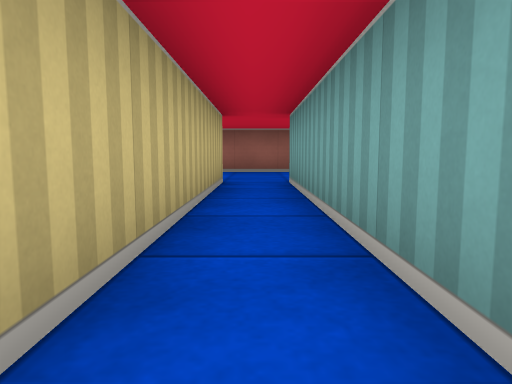
view 1 (above)

13 first-person views from a walk through a cub3D level. The camera is about half as high as the walls, tilts 6° down and sees 70° across. The floor is counted in squares. Each view is taken from the middle of a square. On the plan, view 1 faces up. The plan holds only what a view shows up to about 9 squares ahead; the rest is blank.

view 2
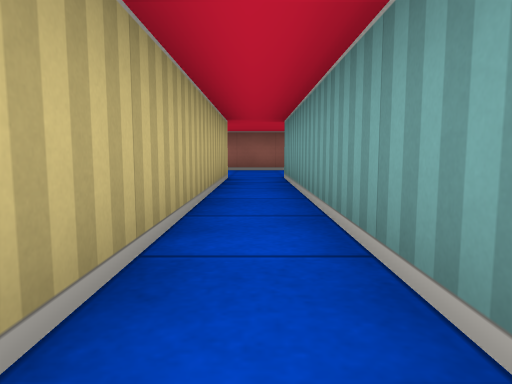

view 3
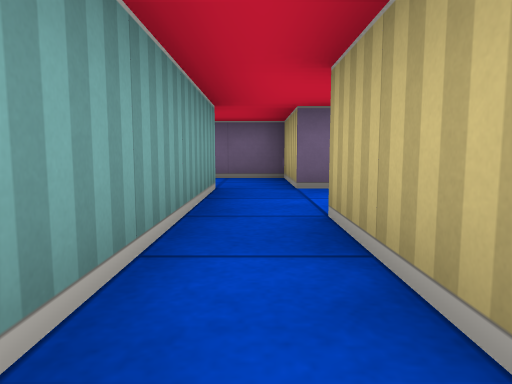

view 4
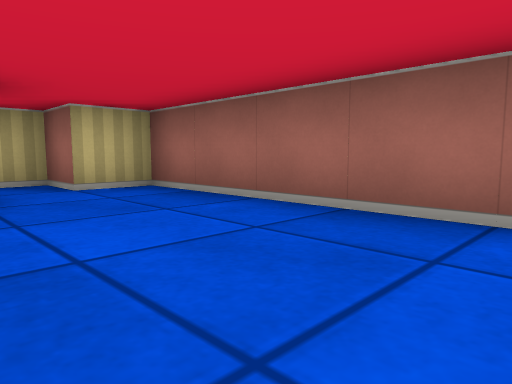

view 5
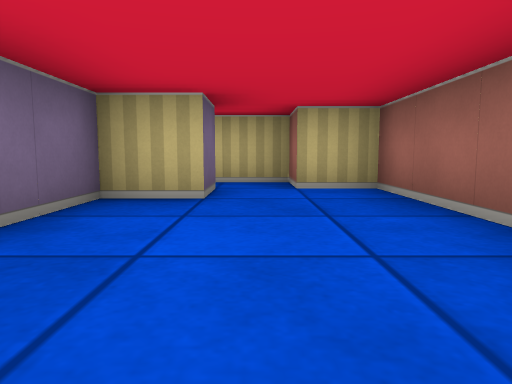

view 6
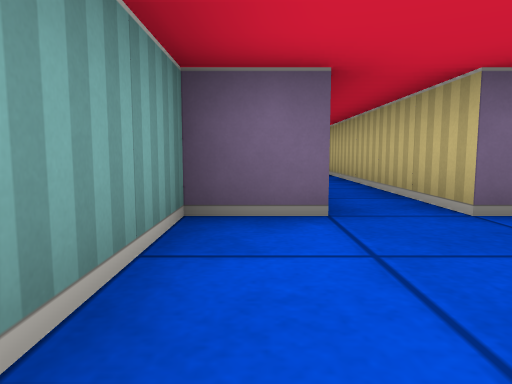

view 7
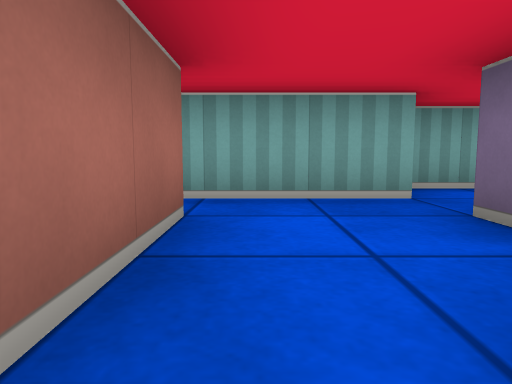

view 8
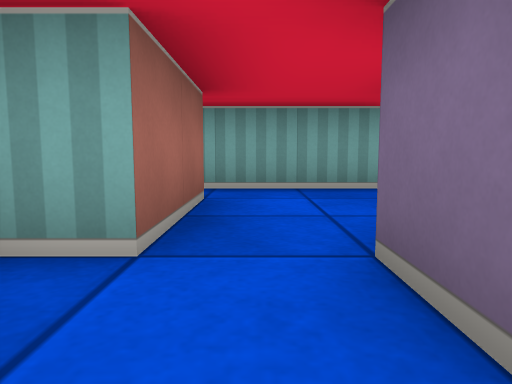

view 9
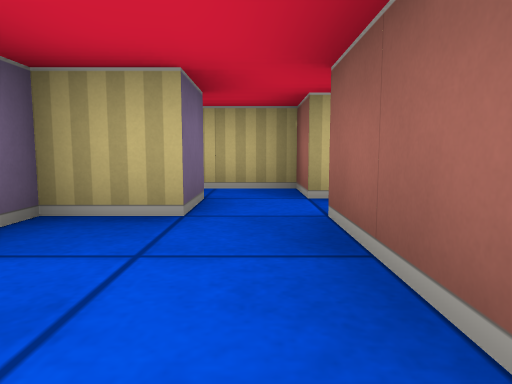

view 10
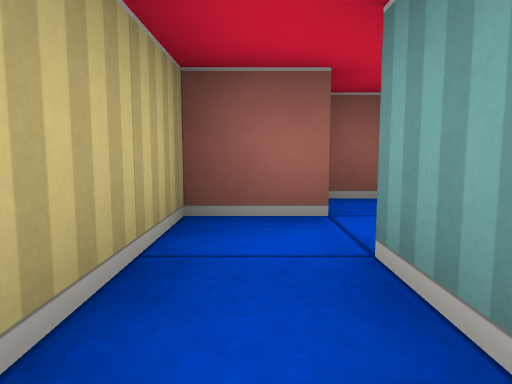

view 11
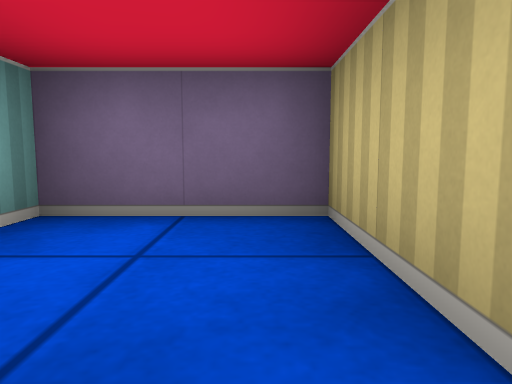

view 12
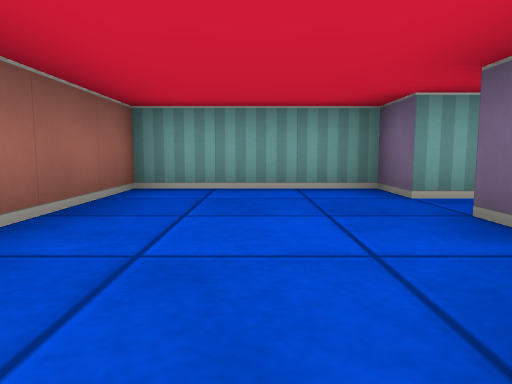

view 13
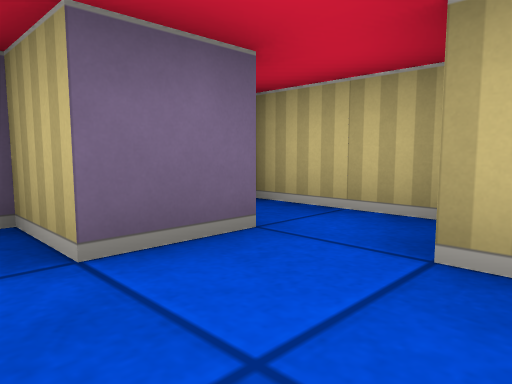

### Floor plan
Points are (right, up) in squares from view 1. A wall is a line through its corners. A room is listed if a view was taken in it or the views show most of it. See-through windows are left out.
Room 1 (views 1, 3, 4, 5, 6, 12, 13)
walls: (-3.5, 6.5) (-2.5, 6.5) (-2.5, 5.5) (-0.5, 5.5) (-0.5, -0.5); (0.5, -0.4) (0.5, 5.5) (1.5, 5.5) (1.5, 8.5) (-3.5, 8.5) (-3.5, 7.5) (-4.5, 7.5) (-4.5, 5.5)
ways out: opening at (0, 0) to room 2
Room 2 (views 2, 7, 8, 9, 11)
walls: (-3.4, -0.5) (-4.5, -0.5) (-4.5, -1.4); (-3.5, -1.5) (-2.5, -1.5) (-2.5, -2.5) (-0.5, -2.5); (-0.5, -0.5) (-2.5, -0.5) (-2.5, 0.1); (-2.8, 0.5) (-3.4, 0.5); (0.5, -2.6) (0.5, -0.4)
ways out: opening at (0, 0) to room 1; opening at (-4, -1) to room 3; opening at (0, -3) to room 4
Room 3 (view 10)
walls: (-3.5, -2.4) (-3.5, -1.5); (-4.5, -1.4) (-4.5, -2.4)
ways out: opening at (-4, -1) to room 2
Room 4 (no view inside)
walls: (-0.5, -2.5) (-0.5, -4.5) (1.5, -4.5) (1.5, -2.9)
ways out: opening at (0, -3) to room 2

Positions as (right, up) in squares from view 1, and headings:
1: (0, 0), facing up
2: (0, -1), facing up
3: (0, 2), facing down
4: (1, 6), facing up-left
5: (1, 7), facing left
6: (1, 8), facing down
7: (-3, -1), facing right
8: (-4, -1), facing right
9: (0, -1), facing left
10: (-4, -3), facing up
11: (0, -2), facing down
12: (-3, 7), facing right
13: (-2, 8), facing down-left
